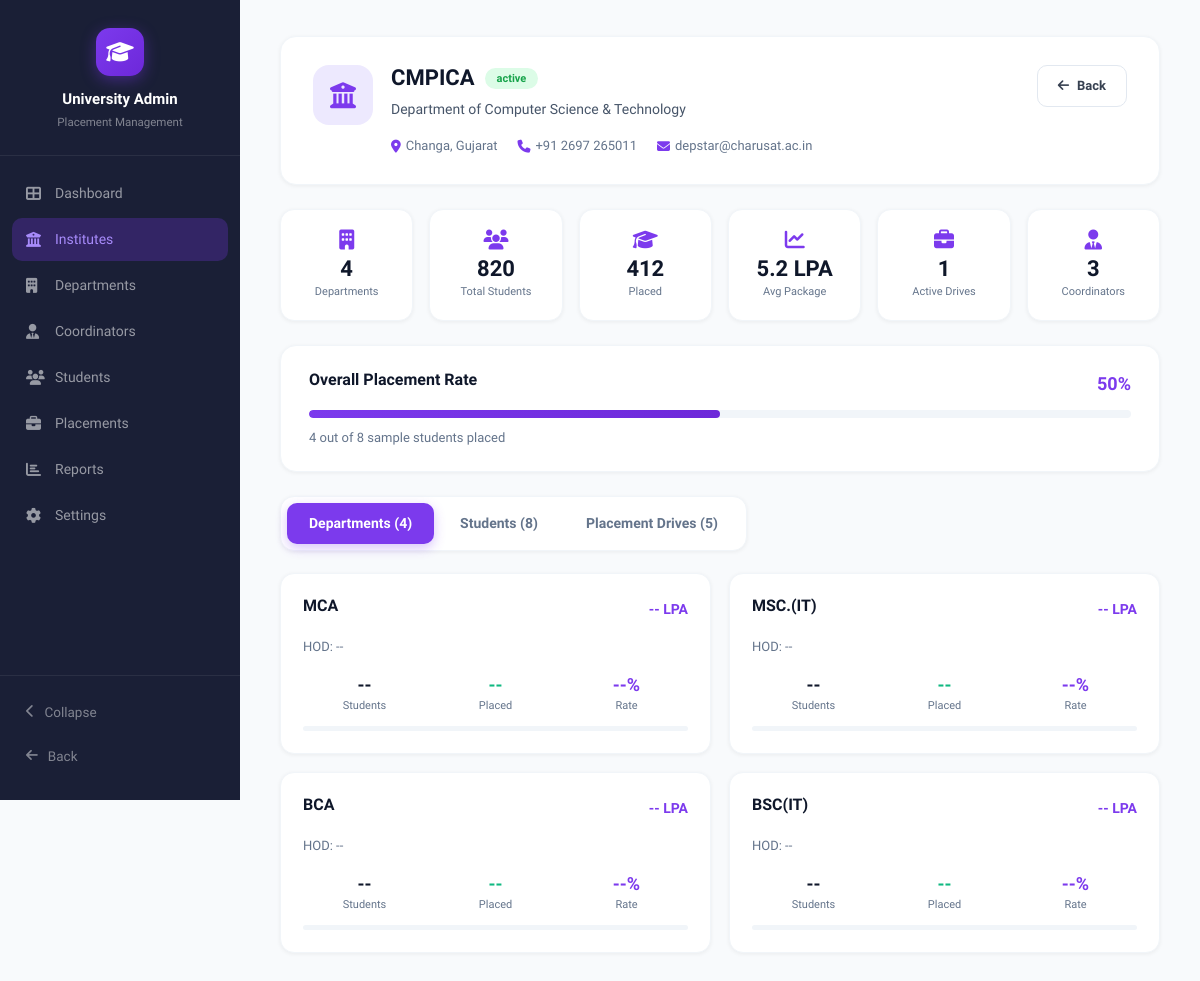
The app's page /college_admin/institutes/1003/ with its own data.
### college_admin/models.py (models this page shows, shortened)
class Institute(models.Model):
    institute_id = models.AutoField(primary_key=True)
    institute_name = models.CharField(max_length=200)

class Department(models.Model):
    department_id = models.AutoField(primary_key=True)
    institute = models.ForeignKey('Institute', on_delete=models.CASCADE, null=True, blank=True)
    name         = models.CharField(max_length=100)

### college_admin/views.py (the view)
# urls.py: path('institutes/<int:id>/', views.institute_detail, name='institute_detail'),
def institute_detail(request, id):
    institute = get_object_or_404(Institute, institute_id=id)
    departments = Department.objects.filter(institute=institute)
    dept_count = departments.count()
    return render(request, "college_admin/institute_detail.html", {
        "institute": institute,
        "departments": departments,
        "dept_count": dept_count,
    })

### templates/college_admin/institute_detail.html (shortened to what this page needs)
<!doctype html>
<html lang="en">
{% load static %}
<head>
    <link href="https://cdn.jsdelivr.net/npm/bootstrap@5.3.8/dist/css/bootstrap.min.css" rel="stylesheet">
    <link rel="stylesheet" href="https://cdnjs.cloudflare.com/ajax/libs/font-awesome/6.4.0/css/all.min.css">
</head>
<body>
<div class="sidebar">
    <div class="sidebar-brand">
        <div class="brand-icon"><i class="fas fa-graduation-cap"></i></div>
        <div class="brand-name">University Admin</div>
        <div class="brand-sub">Placement Management</div>
    </div>
    <nav class="sidebar-nav">
        <a class="nav-item" href="{% url 'admin_dashboard' %}"><i class="fas fa-th-large"></i>Dashboard</a>
        <a class="nav-item active" href="{% url 'institutes' %}"><i class="fas fa-university"></i>Institutes</a>
        <a class="nav-item" href="{% url 'departments' %}"><i class="fas fa-building"></i>Departments</a>
        <a class="nav-item" href="#"><i class="fas fa-user-tie"></i>Coordinators</a>
        <a class="nav-item" href="#"><i class="fas fa-users"></i>Students</a>
        <a class="nav-item" href="#"><i class="fas fa-briefcase"></i>Placements</a>
        <a class="nav-item" href="#"><i class="fas fa-chart-bar"></i>Reports</a>
        <a class="nav-item" href="#"><i class="fas fa-cog"></i>Settings</a>
    </nav>
    <div class="sidebar-bottom">
        <div class="collapse-btn"><i class="fas fa-chevron-left"></i>Collapse</div>
        <a href="{% url 'admin_dashboard' %}" class="logout-btn"><i class="fas fa-arrow-left"></i>Back</a>
    </div>
</div>
<div class="main-content">
    <div class="inst-header-card">
        <div class="inst-header-left">
            <div class="inst-big-avatar"><i class="fas fa-university"></i></div>
            <div class="inst-info">
                <h2>{{ institute.institute_name }} <span class="badge-active">active</span></h2>
                <p>Department of Computer Science &amp; Technology</p>
                <div class="inst-contact">
                    <span><i class="fas fa-map-marker-alt"></i>Changa, Gujarat</span>
                    <span><i class="fas fa-phone"></i>+91 2697 265011</span>
                    <span><i class="fas fa-envelope"></i>depstar@charusat.ac.in</span>
                </div>
            </div>
        </div>
        <a href="{% url 'institutes' %}" class="btn-back"><i class="fas fa-arrow-left"></i>Back</a>
    </div>
    <div class="stats6">
        <div class="s6card"><i class="fas fa-building"></i><div class="n">{{ dept_count }}</div><div class="l">Departments</div></div>
        <div class="s6card"><i class="fas fa-users"></i><div class="n">820</div><div class="l">Total Students</div></div>
        <div class="s6card"><i class="fas fa-graduation-cap"></i><div class="n">412</div><div class="l">Placed</div></div>
        <div class="s6card"><i class="fas fa-chart-line"></i><div class="n">5.2 LPA</div><div class="l">Avg Package</div></div>
        <div class="s6card"><i class="fas fa-briefcase"></i><div class="n">1</div><div class="l">Active Drives</div></div>
        <div class="s6card"><i class="fas fa-user-tie"></i><div class="n">3</div><div class="l">Coordinators</div></div>
    </div>
    <div class="rate-card">
        <div class="rate-top">
            <h4>Overall Placement Rate</h4>
            <span class="rate-pct">50%</span>
        </div>
        <div class="prog-bg"><div class="prog-fill" style="width:50%"></div></div>
        <div class="rate-sub">4 out of 8 sample students placed</div>
    </div>
    <div class="tabs-bar">
        <button class="tab-btn active" onclick="switchTab('depts',this)">Departments ({{ dept_count }})</button>
        <button class="tab-btn" onclick="switchTab('students',this)">Students (8)</button>
        <button class="tab-btn" onclick="switchTab('drives',this)">Placement Drives (5)</button>
    </div>
    <div class="tab-pane show" id="tab-depts">
        <div class="dept-grid2">
            {% for dept in departments %}
            <div class="dept-mini">
                <div class="dept-mini-top">
                    <h5>{{ dept.name }}</h5>
                    <span class="dept-lpa">-- LPA</span>
                </div>
                <div class="dept-hod">HOD: --</div>
                <div class="dept-3stats">
                    <div class="d3s"><div class="n">--</div><div class="l">Students</div></div>
                    <div class="d3s"><div class="n green">--</div><div class="l">Placed</div></div>
                    <div class="d3s"><div class="n purple">--%</div><div class="l">Rate</div></div>
                </div>
                <div class="dept-prog"><div class="dept-prog-fill" style="width:0%"></div></div>
            </div>
            {% empty %}
            <p>No departments added yet for this institute.</p>
            {% endfor %}
        </div>
    </div>
</div>
</body>
</html>

### records on screen
Institute: institute_name "CMPICA"
Department: name "MCA"
Department: name "MSC.(IT)"
Department: name "BCA"
Department: name "BSC(IT)"

### other values on screen
{{ dept_count }} "4"
